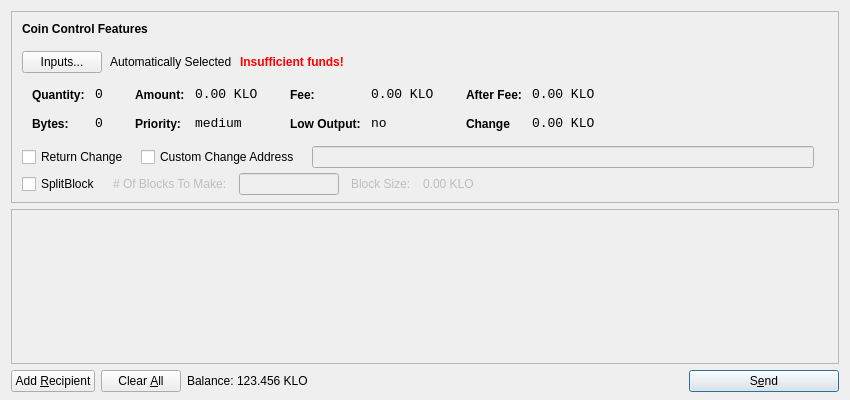
<?xml version="1.0" encoding="UTF-8"?>
<ui version="4.0">
 <class>SendCoinsDialog</class>
 <widget class="QDialog" name="SendCoinsDialog">
  <property name="geometry">
   <rect>
    <x>0</x>
    <y>0</y>
    <width>850</width>
    <height>400</height>
   </rect>
  </property>
  <property name="windowTitle">
   <string>Send Coins</string>
  </property>
  <layout class="QVBoxLayout" name="verticalLayout" stretch="0,1,0">
   <property name="bottomMargin">
    <number>8</number>
   </property>
   <item>
    <widget class="QFrame" name="frameCoinControl">
     <property name="sizePolicy">
      <sizepolicy hsizetype="Expanding" vsizetype="Expanding">
       <horstretch>0</horstretch>
       <verstretch>0</verstretch>
      </sizepolicy>
     </property>
     <property name="maximumSize">
      <size>
       <width>16777215</width>
       <height>16777215</height>
      </size>
     </property>
     <property name="frameShape">
      <enum>QFrame::StyledPanel</enum>
     </property>
     <property name="frameShadow">
      <enum>QFrame::Sunken</enum>
     </property>
     <layout class="QVBoxLayout" name="verticalLayoutCoinControl2">
      <property name="spacing">
       <number>-1</number>
      </property>
      <property name="leftMargin">
       <number>0</number>
      </property>
      <property name="topMargin">
       <number>0</number>
      </property>
      <property name="rightMargin">
       <number>0</number>
      </property>
      <property name="bottomMargin">
       <number>6</number>
      </property>
      <item>
       <layout class="QVBoxLayout" name="verticalLayoutCoinControl" stretch="0,0,0,0,1">
        <property name="spacing">
         <number>0</number>
        </property>
        <property name="leftMargin">
         <number>10</number>
        </property>
        <property name="topMargin">
         <number>10</number>
        </property>
        <item>
         <layout class="QHBoxLayout" name="horizontalLayoutCoinControl1">
          <property name="bottomMargin">
           <number>15</number>
          </property>
          <item>
           <widget class="QLabel" name="labelCoinControlFeatures">
            <property name="sizePolicy">
             <sizepolicy hsizetype="Preferred" vsizetype="Maximum">
              <horstretch>0</horstretch>
              <verstretch>0</verstretch>
             </sizepolicy>
            </property>
            <property name="font">
             <font>
              <weight>75</weight>
              <bold>true</bold>
             </font>
            </property>
            <property name="styleSheet">
             <string notr="true">font-weight:bold;</string>
            </property>
            <property name="text">
             <string>Coin Control Features</string>
            </property>
           </widget>
          </item>
         </layout>
        </item>
        <item>
         <layout class="QHBoxLayout" name="horizontalLayoutCoinControl2" stretch="0,0,0,0">
          <property name="spacing">
           <number>8</number>
          </property>
          <property name="bottomMargin">
           <number>10</number>
          </property>
          <item>
           <widget class="QPushButton" name="pushButtonCoinControl">
            <property name="styleSheet">
             <string notr="true"/>
            </property>
            <property name="text">
             <string>Inputs...</string>
            </property>
           </widget>
          </item>
          <item>
           <widget class="QLabel" name="labelCoinControlAutomaticallySelected">
            <property name="text">
             <string>Automatically Selected</string>
            </property>
            <property name="margin">
             <number>5</number>
            </property>
           </widget>
          </item>
          <item>
           <widget class="QLabel" name="labelCoinControlInsuffFunds">
            <property name="font">
             <font>
              <weight>75</weight>
              <bold>true</bold>
             </font>
            </property>
            <property name="styleSheet">
             <string notr="true">color:red;font-weight:bold;</string>
            </property>
            <property name="text">
             <string>Insufficient funds!</string>
            </property>
            <property name="margin">
             <number>5</number>
            </property>
           </widget>
          </item>
          <item>
           <spacer name="horizontalSpacerCoinControl">
            <property name="orientation">
             <enum>Qt::Horizontal</enum>
            </property>
            <property name="sizeHint" stdset="0">
             <size>
              <width>40</width>
              <height>1</height>
             </size>
            </property>
           </spacer>
          </item>
         </layout>
        </item>
        <item>
         <widget class="QWidget" name="widgetCoinControl" native="true">
          <property name="sizePolicy">
           <sizepolicy hsizetype="Preferred" vsizetype="Preferred">
            <horstretch>0</horstretch>
            <verstretch>0</verstretch>
           </sizepolicy>
          </property>
          <property name="minimumSize">
           <size>
            <width>0</width>
            <height>0</height>
           </size>
          </property>
          <property name="styleSheet">
           <string notr="true"/>
          </property>
          <layout class="QHBoxLayout" name="horizontalLayoutCoinControl5">
           <property name="margin">
            <number>0</number>
           </property>
           <item>
            <layout class="QHBoxLayout" name="horizontalLayoutCoinControl3" stretch="0,0,0,1">
             <property name="spacing">
              <number>20</number>
             </property>
             <property name="topMargin">
              <number>0</number>
             </property>
             <property name="bottomMargin">
              <number>10</number>
             </property>
             <item>
              <layout class="QFormLayout" name="formLayoutCoinControl1">
               <property name="horizontalSpacing">
                <number>10</number>
               </property>
               <property name="verticalSpacing">
                <number>14</number>
               </property>
               <property name="leftMargin">
                <number>10</number>
               </property>
               <property name="topMargin">
                <number>4</number>
               </property>
               <property name="rightMargin">
                <number>6</number>
               </property>
               <item row="0" column="0">
                <widget class="QLabel" name="labelCoinControlQuantityText">
                 <property name="styleSheet">
                  <string notr="true">font-weight:bold;</string>
                 </property>
                 <property name="text">
                  <string>Quantity:</string>
                 </property>
                 <property name="margin">
                  <number>0</number>
                 </property>
                </widget>
               </item>
               <item row="0" column="1">
                <widget class="QLabel" name="labelCoinControlQuantity">
                 <property name="font">
                  <font>
                   <family>Monospace</family>
                   <pointsize>10</pointsize>
                  </font>
                 </property>
                 <property name="cursor">
                  <cursorShape>IBeamCursor</cursorShape>
                 </property>
                 <property name="contextMenuPolicy">
                  <enum>Qt::ActionsContextMenu</enum>
                 </property>
                 <property name="text">
                  <string>0</string>
                 </property>
                 <property name="margin">
                  <number>0</number>
                 </property>
                 <property name="textInteractionFlags">
                  <set>Qt::LinksAccessibleByMouse|Qt::TextSelectableByKeyboard|Qt::TextSelectableByMouse</set>
                 </property>
                </widget>
               </item>
               <item row="1" column="0">
                <widget class="QLabel" name="labelCoinControlBytesText">
                 <property name="styleSheet">
                  <string notr="true">font-weight:bold;</string>
                 </property>
                 <property name="text">
                  <string>Bytes:</string>
                 </property>
                </widget>
               </item>
               <item row="1" column="1">
                <widget class="QLabel" name="labelCoinControlBytes">
                 <property name="font">
                  <font>
                   <family>Monospace</family>
                   <pointsize>10</pointsize>
                  </font>
                 </property>
                 <property name="cursor">
                  <cursorShape>IBeamCursor</cursorShape>
                 </property>
                 <property name="contextMenuPolicy">
                  <enum>Qt::ActionsContextMenu</enum>
                 </property>
                 <property name="text">
                  <string>0</string>
                 </property>
                 <property name="textInteractionFlags">
                  <set>Qt::LinksAccessibleByMouse|Qt::TextSelectableByKeyboard|Qt::TextSelectableByMouse</set>
                 </property>
                </widget>
               </item>
              </layout>
             </item>
             <item>
              <layout class="QFormLayout" name="formLayoutCoinControl2">
               <property name="horizontalSpacing">
                <number>10</number>
               </property>
               <property name="verticalSpacing">
                <number>14</number>
               </property>
               <property name="leftMargin">
                <number>6</number>
               </property>
               <property name="topMargin">
                <number>4</number>
               </property>
               <property name="rightMargin">
                <number>6</number>
               </property>
               <item row="0" column="0">
                <widget class="QLabel" name="labelCoinControlAmountText">
                 <property name="styleSheet">
                  <string notr="true">font-weight:bold;</string>
                 </property>
                 <property name="text">
                  <string>Amount:</string>
                 </property>
                 <property name="margin">
                  <number>0</number>
                 </property>
                </widget>
               </item>
               <item row="0" column="1">
                <widget class="QLabel" name="labelCoinControlAmount">
                 <property name="font">
                  <font>
                   <family>Monospace</family>
                   <pointsize>10</pointsize>
                  </font>
                 </property>
                 <property name="cursor">
                  <cursorShape>IBeamCursor</cursorShape>
                 </property>
                 <property name="contextMenuPolicy">
                  <enum>Qt::ActionsContextMenu</enum>
                 </property>
                 <property name="text">
                  <string>0.00 KLO</string>
                 </property>
                 <property name="textInteractionFlags">
                  <set>Qt::LinksAccessibleByMouse|Qt::TextSelectableByKeyboard|Qt::TextSelectableByMouse</set>
                 </property>
                </widget>
               </item>
               <item row="1" column="0">
                <widget class="QLabel" name="labelCoinControlPriorityText">
                 <property name="styleSheet">
                  <string notr="true">font-weight:bold;</string>
                 </property>
                 <property name="text">
                  <string>Priority:</string>
                 </property>
                </widget>
               </item>
               <item row="1" column="1">
                <widget class="QLabel" name="labelCoinControlPriority">
                 <property name="font">
                  <font>
                   <family>Monospace</family>
                   <pointsize>10</pointsize>
                  </font>
                 </property>
                 <property name="cursor">
                  <cursorShape>IBeamCursor</cursorShape>
                 </property>
                 <property name="contextMenuPolicy">
                  <enum>Qt::ActionsContextMenu</enum>
                 </property>
                 <property name="text">
                  <string>medium</string>
                 </property>
                 <property name="textInteractionFlags">
                  <set>Qt::LinksAccessibleByMouse|Qt::TextSelectableByKeyboard|Qt::TextSelectableByMouse</set>
                 </property>
                </widget>
               </item>
              </layout>
             </item>
             <item>
              <layout class="QFormLayout" name="formLayoutCoinControl3">
               <property name="horizontalSpacing">
                <number>10</number>
               </property>
               <property name="verticalSpacing">
                <number>14</number>
               </property>
               <property name="leftMargin">
                <number>6</number>
               </property>
               <property name="topMargin">
                <number>4</number>
               </property>
               <property name="rightMargin">
                <number>6</number>
               </property>
               <item row="0" column="0">
                <widget class="QLabel" name="labelCoinControlFeeText">
                 <property name="styleSheet">
                  <string notr="true">font-weight:bold;</string>
                 </property>
                 <property name="text">
                  <string>Fee:</string>
                 </property>
                 <property name="margin">
                  <number>0</number>
                 </property>
                </widget>
               </item>
               <item row="0" column="1">
                <widget class="QLabel" name="labelCoinControlFee">
                 <property name="font">
                  <font>
                   <family>Monospace</family>
                   <pointsize>10</pointsize>
                  </font>
                 </property>
                 <property name="cursor">
                  <cursorShape>IBeamCursor</cursorShape>
                 </property>
                 <property name="contextMenuPolicy">
                  <enum>Qt::ActionsContextMenu</enum>
                 </property>
                 <property name="text">
                  <string>0.00 KLO</string>
                 </property>
                 <property name="textInteractionFlags">
                  <set>Qt::LinksAccessibleByMouse|Qt::TextSelectableByKeyboard|Qt::TextSelectableByMouse</set>
                 </property>
                </widget>
               </item>
               <item row="1" column="0">
                <widget class="QLabel" name="labelCoinControlLowOutputText">
                 <property name="styleSheet">
                  <string notr="true">font-weight:bold;</string>
                 </property>
                 <property name="text">
                  <string>Low Output:</string>
                 </property>
                </widget>
               </item>
               <item row="1" column="1">
                <widget class="QLabel" name="labelCoinControlLowOutput">
                 <property name="font">
                  <font>
                   <family>Monospace</family>
                   <pointsize>10</pointsize>
                  </font>
                 </property>
                 <property name="cursor">
                  <cursorShape>IBeamCursor</cursorShape>
                 </property>
                 <property name="contextMenuPolicy">
                  <enum>Qt::ActionsContextMenu</enum>
                 </property>
                 <property name="text">
                  <string>no</string>
                 </property>
                 <property name="textInteractionFlags">
                  <set>Qt::LinksAccessibleByMouse|Qt::TextSelectableByKeyboard|Qt::TextSelectableByMouse</set>
                 </property>
                </widget>
               </item>
              </layout>
             </item>
             <item>
              <layout class="QFormLayout" name="formLayoutCoinControl4">
               <property name="fieldGrowthPolicy"> 
                <enum>QFormLayout::AllNonFixedFieldsGrow</enum> 
               </property>
               <property name="horizontalSpacing">
                <number>10</number>
               </property>
               <property name="verticalSpacing">
                <number>14</number>
               </property>
               <property name="leftMargin">
                <number>6</number>
               </property>
               <property name="topMargin">
                <number>4</number>
               </property>
               <property name="rightMargin">
                <number>6</number>
               </property>
               <item row="0" column="0">
                <widget class="QLabel" name="labelCoinControlAfterFeeText">
                 <property name="styleSheet">
                  <string notr="true">font-weight:bold;</string>
                 </property>
                 <property name="text">
                  <string>After Fee:</string>
                 </property>
                 <property name="margin">
                  <number>0</number>
                 </property>
                </widget>
               </item>
               <item row="0" column="1">
                <widget class="QLabel" name="labelCoinControlAfterFee">
                 <property name="font">
                  <font>
                   <family>Monospace</family>
                   <pointsize>10</pointsize>
                  </font>
                 </property>
                 <property name="cursor">
                  <cursorShape>IBeamCursor</cursorShape>
                 </property>
                 <property name="contextMenuPolicy">
                  <enum>Qt::ActionsContextMenu</enum>
                 </property>
                 <property name="text">
                  <string>0.00 KLO</string>
                 </property>
                 <property name="textInteractionFlags">
                  <set>Qt::LinksAccessibleByMouse|Qt::TextSelectableByKeyboard|Qt::TextSelectableByMouse</set>
                 </property>
                </widget>
               </item>
               <item row="1" column="0">
                <widget class="QLabel" name="labelCoinControlChangeText">
                 <property name="styleSheet">
                  <string notr="true">font-weight:bold;</string>
                 </property>
                 <property name="text">
                  <string>Change</string>
                 </property>
                </widget>
               </item>
               <item row="1" column="1">
                <widget class="QLabel" name="labelCoinControlChange">
                 <property name="font">
                  <font>
                   <family>Monospace</family>
                   <pointsize>10</pointsize>
                  </font>
                 </property>
                 <property name="cursor">
                  <cursorShape>IBeamCursor</cursorShape>
                 </property>
                 <property name="contextMenuPolicy">
                  <enum>Qt::ActionsContextMenu</enum>
                 </property>
                 <property name="text">
                  <string>0.00 KLO</string>
                 </property>
                 <property name="textInteractionFlags">
                  <set>Qt::LinksAccessibleByMouse|Qt::TextSelectableByKeyboard|Qt::TextSelectableByMouse</set>
                 </property>
                </widget>
               </item>
              </layout>
             </item>
            </layout>
           </item>
          </layout>
         </widget>
        </item>
        <item>
         <layout class="QHBoxLayout" name="horizontalLayoutCoinControl4" stretch="0,0,0,0">
          <property name="spacing">
           <number>12</number>
          </property>
          <property name="sizeConstraint">
           <enum>QLayout::SetDefaultConstraint</enum>
          </property>
          <property name="topMargin">
           <number>5</number>
          </property>
          <property name="rightMargin">
           <number>5</number>
          </property>
		  <item> 
		   <widget class="QCheckBox" name="returnChangeCheckBox">
 		    <property name="text">
 		     <string>Return Change</string>
 		    </property>
 		   </widget>
 		  </item>		  
          <item>
           <widget class="QCheckBox" name="checkBoxCoinControlChange">
            <property name="text">
             <string>Custom Change Address</string>
            </property>
           </widget>
          </item>
          <item>
           <widget class="QLineEdit" name="lineEditCoinControlChange">
            <property name="enabled">
             <bool>false</bool>
            </property>
            <property name="sizePolicy">
             <sizepolicy hsizetype="Expanding" vsizetype="Fixed">
              <horstretch>0</horstretch>
              <verstretch>0</verstretch>
             </sizepolicy>
            </property>
           </widget>
          </item>
          <item>
           <widget class="QLabel" name="labelCoinControlChangeLabel">
            <property name="sizePolicy">
             <sizepolicy hsizetype="Preferred" vsizetype="Expanding">
              <horstretch>0</horstretch>
              <verstretch>0</verstretch>
             </sizepolicy>
            </property>
            <property name="minimumSize">
             <size>
              <width>0</width>
              <height>0</height>
             </size>
            </property>
            <property name="text">
             <string/>
            </property>
            <property name="margin">
             <number>3</number>
            </property>
           </widget>
          </item>
         </layout>
        </item>
        <item>
         <layout class="QHBoxLayout" name="horizontalLayoutCoinControl4a" stretch="0,0,0,0">
          <property name="alignment" >
         <set>Qt::AlignLeft</set>
          </property>
          <property name="spacing">
           <number>12</number>
          </property>
          <property name="sizeConstraint">
           <enum>QLayout::SetDefaultConstraint</enum>
          </property>
          <property name="topMargin">
           <number>5</number>
          </property>
          <property name="rightMargin">
           <number>5</number>
          </property>
           <item> 
           <widget class="QCheckBox" name="splitBlockCheckBox"> 
            <property name="text"> 
             <string>SplitBlock</string> 
            </property> 
           </widget> 
          </item> 
          <item> 
           <widget class="QLabel" name="labelBlocksToMakeText"> 
            <property name="enabled"> 
             <bool>false</bool> 
            </property> 
            <property name="text"> 
             <string># Of Blocks To Make:</string> 
            </property> 
           </widget> 
          </item>
          <item> 
           <widget class="QLineEdit" name="splitBlockLineEdit"> 
            <property name="enabled"> 
             <bool>false</bool> 
            </property> 
            <property name="sizePolicy"> 
             <sizepolicy hsizetype="Fixed" vsizetype="Fixed"> 
              <horstretch>0</horstretch> 
              <verstretch>0</verstretch> 
             </sizepolicy> 
            </property> 
            <property name="maximumSize"> 
             <size> 
              <width>100</width> 
              <height>16777215</height> 
             </size> 
            </property> 
           </widget> 
          </item> 
          <item> 
           <widget class="QLabel" name="labelBlockSizeText"> 
            <property name="enabled"> 
             <bool>false</bool> 
            </property> 
            <property name="text"> 
             <string>Block Size:</string> 
            </property> 
           </widget> 
          </item> 
          <item> 
           <widget class="QLabel" name="labelBlockSize"> 
            <property name="enabled"> 
             <bool>false</bool> 
            </property> 
            <property name="text"> 
             <string>0.00 KLO</string> 
            </property>
           </widget> 
           </item>
         </layout>
        </item>
        <item>
         <spacer name="verticalSpacerCoinControl">
          <property name="orientation">
           <enum>Qt::Vertical</enum>
          </property>
          <property name="sizeHint" stdset="0">
           <size>
            <width>800</width>
            <height>1</height>
           </size>
          </property>
         </spacer>
        </item>
       </layout>
      </item>
     </layout>
    </widget>
   </item>
   <item>
    <widget class="QScrollArea" name="scrollArea">
     <property name="widgetResizable">
      <bool>true</bool>
     </property>
     <widget class="QWidget" name="scrollAreaWidgetContents">
      <property name="geometry">
       <rect>
        <x>0</x>
        <y>0</y>
        <width>830</width>
        <height>172</height>
       </rect>
      </property>
      <layout class="QVBoxLayout" name="verticalLayout_2">
       <property name="margin">
        <number>0</number>
       </property>
       <item>
        <layout class="QVBoxLayout" name="entries">
         <property name="spacing">
          <number>6</number>
         </property>
        </layout>
       </item>
       <item>
        <spacer name="verticalSpacer">
         <property name="orientation">
          <enum>Qt::Vertical</enum>
         </property>
         <property name="sizeHint" stdset="0">
          <size>
           <width>20</width>
           <height>40</height>
          </size>
         </property>
        </spacer>
       </item>
      </layout>
     </widget>
    </widget>
   </item>
   <item>
    <layout class="QHBoxLayout" name="horizontalLayout">
     <item>
      <widget class="QPushButton" name="addButton">
       <property name="toolTip">
        <string>Send to multiple recipients at once</string>
       </property>
       <property name="text">
        <string>Add &amp;Recipient</string>
       </property>
       <property name="icon">
        <iconset resource="../bitcoin.qrc">
         <normaloff>:/icons/add</normaloff>:/icons/add</iconset>
       </property>
       <property name="autoDefault">
        <bool>false</bool>
       </property>
      </widget>
     </item>
     <item>
      <widget class="QPushButton" name="clearButton">
       <property name="sizePolicy">
        <sizepolicy hsizetype="Minimum" vsizetype="Fixed">
         <horstretch>0</horstretch>
         <verstretch>0</verstretch>
        </sizepolicy>
       </property>
       <property name="toolTip">
        <string>Remove all transaction fields</string>
       </property>
       <property name="text">
        <string>Clear &amp;All</string>
       </property>
       <property name="icon">
        <iconset resource="../bitcoin.qrc">
         <normaloff>:/icons/remove</normaloff>:/icons/remove</iconset>
       </property>
       <property name="autoRepeatDelay">
        <number>300</number>
       </property>
       <property name="autoDefault">
        <bool>false</bool>
       </property>
      </widget>
     </item>
     <item>
      <layout class="QHBoxLayout" name="horizontalLayout_2">
       <property name="spacing">
        <number>3</number>
       </property>
       <item>
        <widget class="QLabel" name="label">
         <property name="sizePolicy">
          <sizepolicy hsizetype="Preferred" vsizetype="Fixed">
           <horstretch>0</horstretch>
           <verstretch>0</verstretch>
          </sizepolicy>
         </property>
         <property name="text">
          <string>Balance:</string>
         </property>
        </widget>
       </item>
       <item>
        <widget class="QLabel" name="labelBalance">
         <property name="sizePolicy">
          <sizepolicy hsizetype="Preferred" vsizetype="Fixed">
           <horstretch>0</horstretch>
           <verstretch>0</verstretch>
          </sizepolicy>
         </property>
         <property name="cursor">
          <cursorShape>IBeamCursor</cursorShape>
         </property>
         <property name="text">
          <string>123.456 KLO</string>
         </property>
         <property name="textInteractionFlags">
          <set>Qt::LinksAccessibleByMouse|Qt::TextSelectableByKeyboard|Qt::TextSelectableByMouse</set>
         </property>
        </widget>
       </item>
      </layout>
     </item>
     <item>
      <spacer name="horizontalSpacer">
       <property name="orientation">
        <enum>Qt::Horizontal</enum>
       </property>
       <property name="sizeHint" stdset="0">
        <size>
         <width>40</width>
         <height>20</height>
        </size>
       </property>
      </spacer>
     </item>
     <item>
      <widget class="QPushButton" name="sendButton">
       <property name="minimumSize">
        <size>
         <width>150</width>
         <height>0</height>
        </size>
       </property>
       <property name="toolTip">
        <string>Confirm the send action</string>
       </property>
       <property name="text">
        <string>S&amp;end</string>
       </property>
       <property name="icon">
        <iconset resource="../bitcoin.qrc">
         <normaloff>:/icons/send</normaloff>:/icons/send</iconset>
       </property>
       <property name="default">
        <bool>true</bool>
       </property>
      </widget>
     </item>
    </layout>
   </item>
  </layout>
 </widget>
 <resources>
  <include location="../bitcoin.qrc"/>
 </resources>
 <connections/>
</ui>
